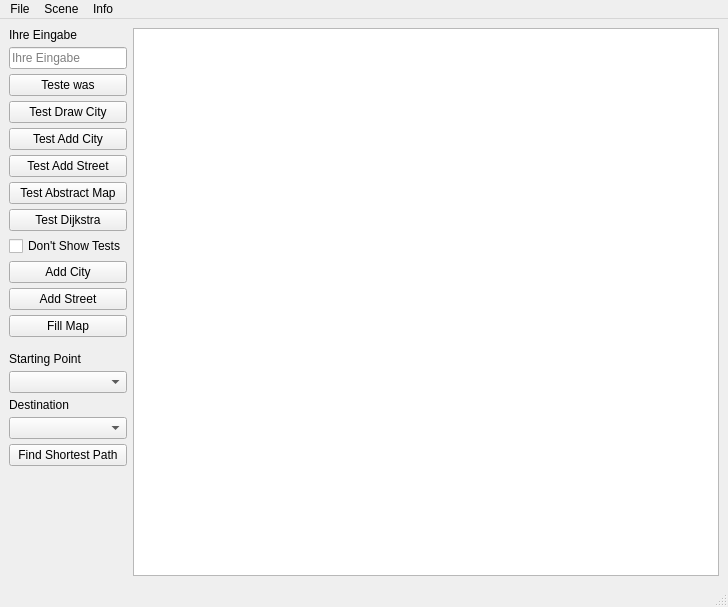
<?xml version="1.0" encoding="UTF-8"?>
<ui version="4.0">
 <class>MainWindow</class>
 <widget class="QMainWindow" name="MainWindow">
  <property name="geometry">
   <rect>
    <x>0</x>
    <y>0</y>
    <width>728</width>
    <height>607</height>
   </rect>
  </property>
  <property name="windowTitle">
   <string>MainWindow</string>
  </property>
  <widget class="QWidget" name="centralwidget">
   <layout class="QGridLayout" name="gridLayout" columnstretch="0,1">
    <property name="verticalSpacing">
     <number>5</number>
    </property>
    <item row="10" column="0">
     <widget class="QPushButton" name="addStreetBtn">
      <property name="text">
       <string>Add Street</string>
      </property>
     </widget>
    </item>
    <item row="14" column="0">
     <widget class="QLabel" name="start">
      <property name="text">
       <string>Starting Point</string>
      </property>
     </widget>
    </item>
    <item row="3" column="0">
     <widget class="QPushButton" name="testDrawCityBtn">
      <property name="text">
       <string>Test Draw City</string>
      </property>
     </widget>
    </item>
    <item row="18" column="0">
     <widget class="QPushButton" name="findShortestPathBtn">
      <property name="text">
       <string>Find Shortest Path</string>
      </property>
     </widget>
    </item>
    <item row="8" column="0">
     <widget class="QCheckBox" name="checkBox">
      <property name="text">
       <string>Don't Show Tests</string>
      </property>
     </widget>
    </item>
    <item row="0" column="0">
     <widget class="QLabel" name="label_eingabe">
      <property name="text">
       <string>Ihre Eingabe</string>
      </property>
     </widget>
    </item>
    <item row="2" column="0">
     <widget class="QPushButton" name="pushButton_teste_was">
      <property name="toolTip">
       <string>Testet</string>
      </property>
      <property name="text">
       <string>Teste was</string>
      </property>
     </widget>
    </item>
    <item row="6" column="0">
     <widget class="QPushButton" name="testAbstractMapBtn">
      <property name="text">
       <string>Test Abstract Map</string>
      </property>
     </widget>
    </item>
    <item row="1" column="0">
     <widget class="QLineEdit" name="lineEdit_teste_was">
      <property name="placeholderText">
       <string>Ihre Eingabe</string>
      </property>
      <property name="clearButtonEnabled">
       <bool>true</bool>
      </property>
     </widget>
    </item>
    <item row="17" column="0">
     <widget class="QComboBox" name="comboBox2"/>
    </item>
    <item row="16" column="0">
     <widget class="QLabel" name="end">
      <property name="text">
       <string>Destination</string>
      </property>
     </widget>
    </item>
    <item row="9" column="0">
     <widget class="QPushButton" name="addCityBtn">
      <property name="text">
       <string>Add City</string>
      </property>
     </widget>
    </item>
    <item row="15" column="0">
     <widget class="QComboBox" name="comboBox1"/>
    </item>
    <item row="4" column="0">
     <widget class="QPushButton" name="testAddCityBtn">
      <property name="text">
       <string>Test Add City</string>
      </property>
     </widget>
    </item>
    <item row="11" column="0">
     <widget class="QPushButton" name="fillMapBtn">
      <property name="text">
       <string>Fill Map</string>
      </property>
     </widget>
    </item>
    <item row="0" column="1" rowspan="20">
     <widget class="QGraphicsView" name="graphicsView">
      <property name="toolTip">
       <string>Testet</string>
      </property>
     </widget>
    </item>
    <item row="5" column="0">
     <widget class="QPushButton" name="testAddStreetBtn">
      <property name="text">
       <string>Test Add Street</string>
      </property>
     </widget>
    </item>
    <item row="19" column="0">
     <spacer name="verticalSpacer">
      <property name="orientation">
       <enum>Qt::Vertical</enum>
      </property>
      <property name="sizeHint" stdset="0">
       <size>
        <width>20</width>
        <height>40</height>
       </size>
      </property>
     </spacer>
    </item>
    <item row="7" column="0">
     <widget class="QPushButton" name="testDijkstraBtn">
      <property name="text">
       <string>Test Dijkstra</string>
      </property>
     </widget>
    </item>
   </layout>
  </widget>
  <widget class="QMenuBar" name="menubar">
   <property name="geometry">
    <rect>
     <x>0</x>
     <y>0</y>
     <width>728</width>
     <height>25</height>
    </rect>
   </property>
   <widget class="QMenu" name="menuFile">
    <property name="title">
     <string>File</string>
    </property>
    <addaction name="action_Open"/>
    <addaction name="actionSave"/>
    <addaction name="actionAdd"/>
    <addaction name="actionExit"/>
   </widget>
   <widget class="QMenu" name="menuScene">
    <property name="title">
     <string>Scene</string>
    </property>
    <addaction name="actionClear_Scene"/>
   </widget>
   <widget class="QMenu" name="menuInfo">
    <property name="title">
     <string>Info</string>
    </property>
    <addaction name="actionAbout"/>
   </widget>
   <addaction name="menuFile"/>
   <addaction name="menuScene"/>
   <addaction name="menuInfo"/>
  </widget>
  <widget class="QStatusBar" name="statusbar"/>
  <action name="action_Open">
   <property name="enabled">
    <bool>false</bool>
   </property>
   <property name="text">
    <string>Open</string>
   </property>
  </action>
  <action name="actionSave">
   <property name="enabled">
    <bool>false</bool>
   </property>
   <property name="text">
    <string>Save</string>
   </property>
  </action>
  <action name="actionAdd">
   <property name="text">
    <string>Add</string>
   </property>
  </action>
  <action name="actionExit">
   <property name="text">
    <string>Exit</string>
   </property>
   <property name="shortcut">
    <string>Alt+E</string>
   </property>
  </action>
  <action name="actionClear_Scene">
   <property name="text">
    <string>Clear Scene</string>
   </property>
   <property name="shortcut">
    <string>Alt+S</string>
   </property>
  </action>
  <action name="actionAbout">
   <property name="text">
    <string>About</string>
   </property>
  </action>
 </widget>
 <resources/>
 <connections/>
</ui>
